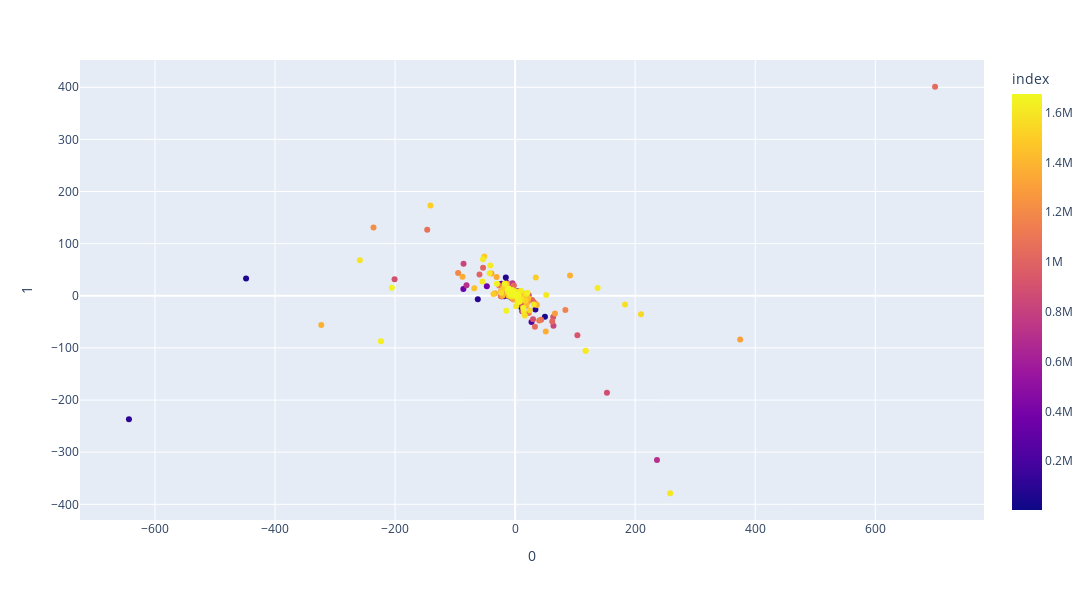

Notebook code for this chart:
### Code cell
plt_12 = std_func.pca_visualize_2d(pd.DataFrame(y1_to_y2), pd.DataFrame(filtered.sort_values(["CIK","filingDate"]).loc[:,"CIK"].unique()))

### Figure 1 — Plotly figure (JSON) as saved in the notebook; plotly's stock layout.template omitted (floating-point values rounded to 4 significant figures; data arrays with more than 128 entries replaced by an {"elided": "..."} marker saying what was removed)
{"data": [{"customdata": {"elided": "564x1 int values"}, "hovertemplate": "0=%{x}<br>1=%{y}<br>name=%{customdata[0]}<br>index=%{marker.color}<extra></extra>", "legendgroup": "", "marker": {"color": {"elided": "564 int values"}, "coloraxis": "coloraxis", "symbol": "circle"}, "mode": "markers", "name": "", "orientation": "v", "showlegend": false, "type": "scatter", "x": {"elided": "564 float values"}, "xaxis": "x", "y": {"elided": "564 float values"}, "yaxis": "y"}], "layout": {"coloraxis": {"colorbar": {"title": {"text": "index"}}, "colorscale": [[0, "#0d0887"], [0.1111, "#46039f"], [0.2222, "#7201a8"], [0.3333, "#9c179e"], [0.4444, "#bd3786"], [0.5556, "#d8576b"], [0.6667, "#ed7953"], [0.7778, "#fb9f3a"], [0.8889, "#fdca26"], [1, "#f0f921"]]}, "height": 600, "legend": {"tracegroupgap": 0}, "margin": {"t": 60}, "width": 1200, "xaxis": {"anchor": "y", "autorange": true, "domain": [0, 1], "range": [-724.2, 780.4], "title": {"text": "0"}, "type": "linear"}, "yaxis": {"anchor": "x", "autorange": true, "domain": [0, 1], "range": [-430.1, 452.3], "title": {"text": "1"}, "type": "linear"}}}
